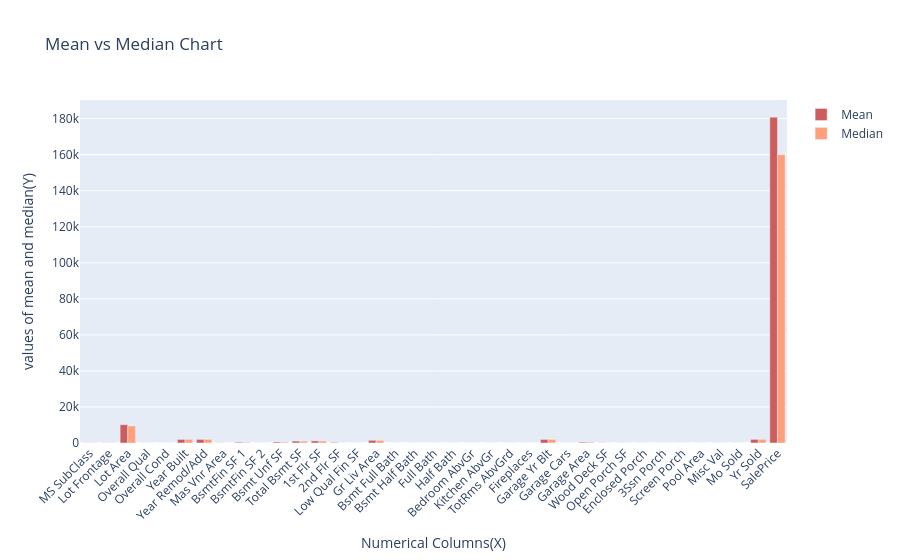

Notebook code for this chart:
### Code cell
import plotly.graph_objects as go


fig = go.Figure()
fig.add_trace(go.Bar(
    x=index,
    y= num.mean(),
    name='Mean',
    marker_color='indianred'
))
fig.add_trace(go.Bar(
    x= index, 
    y= num.median(), 
    name= "Median",
    marker_color='lightsalmon'
))

fig.update_xaxes(title = "Numerical Columns(X)",
    tickmode="array",
    tickvals=index,
    ticktext= num.columns)

fig.update_yaxes(title = "values of mean and median(Y)",
    tickmode="array")
# Here we modify the tickangle of the xaxis, resulting in rotated labels.
fig.update_layout(barmode='group', xaxis_tickangle=-45, title_text='Mean vs Median Chart')
fig.show()

### Figure 1 — Plotly figure (JSON) as saved in the notebook; plotly's stock layout.template omitted (floating-point values rounded to 4 significant figures)
{"data": [{"marker": {"color": "indianred"}, "name": "Mean", "type": "bar", "x": [0, 1, 2, 3, 4, 5, 6, 7, 8, 9, 10, 11, 12, 13, 14, 15, 16, 17, 18, 19, 20, 21, 22, 23, 24, 25, 26, 27, 28, 29, 30, 31, 32, 33, 34, 35, 36], "y": [57.39, 69.22, 10150.0, 6.095, 5.563, 1971.0, 1984.0, 101.9, 442.6, 49.72, 559.3, 1052.0, 1160.0, 335.5, 4.677, 1500.0, 0.4314, 0.06113, 1.567, 0.3795, 2.854, 1.044, 6.443, 0.5993, 1978.0, 1.767, 472.8, 93.75, 47.53, 23.01, 2.592, 16.0, 2.243, 50.64, 6.216, 2008.0, 180800.0]}, {"marker": {"color": "lightsalmon"}, "name": "Median", "type": "bar", "x": [0, 1, 2, 3, 4, 5, 6, 7, 8, 9, 10, 11, 12, 13, 14, 15, 16, 17, 18, 19, 20, 21, 22, 23, 24, 25, 26, 27, 28, 29, 30, 31, 32, 33, 34, 35, 36], "y": [50.0, 68.0, 9436.0, 6.0, 5.0, 1973.0, 1993.0, 0.0, 370.0, 0.0, 466.0, 990.0, 1084.0, 0.0, 0.0, 1442.0, 0.0, 0.0, 2.0, 0.0, 3.0, 1.0, 6.0, 1.0, 1979.0, 2.0, 480.0, 0.0, 27.0, 0.0, 0.0, 0.0, 0.0, 0.0, 6.0, 2008.0, 160000.0]}], "layout": {"barmode": "group", "title": {"text": "Mean vs Median Chart"}, "xaxis": {"tickangle": -45, "tickmode": "array", "ticktext": ["MS SubClass", "Lot Frontage", "Lot Area", "Overall Qual", "Overall Cond", "Year Built", "Year Remod/Add", "Mas Vnr Area", "BsmtFin SF 1", "BsmtFin SF 2", "Bsmt Unf SF", "Total Bsmt SF", "1st Flr SF", "2nd Flr SF", "Low Qual Fin SF", "Gr Liv Area", "Bsmt Full Bath", "Bsmt Half Bath", "Full Bath", "Half Bath", "Bedroom AbvGr", "Kitchen AbvGr", "TotRms AbvGrd", "Fireplaces", "Garage Yr Blt", "Garage Cars", "Garage Area", "Wood Deck SF", "Open Porch SF", "Enclosed Porch", "3Ssn Porch", "Screen Porch", "Pool Area", "Misc Val", "Mo Sold", "Yr Sold", "SalePrice"], "tickvals": [0, 1, 2, 3, 4, 5, 6, 7, 8, 9, 10, 11, 12, 13, 14, 15, 16, 17, 18, 19, 20, 21, 22, 23, 24, 25, 26, 27, 28, 29, 30, 31, 32, 33, 34, 35, 36], "title": {"text": "Numerical Columns(X)"}}, "yaxis": {"tickmode": "array", "title": {"text": "values of mean and median(Y)"}}}}
